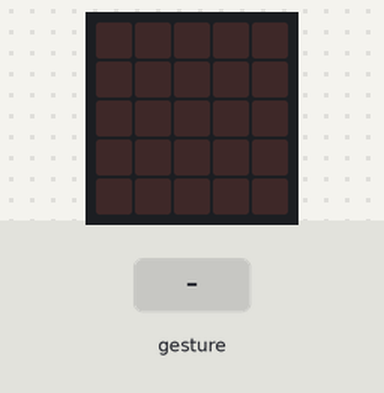
Simulated run of this program. Board: BBC micro:bit (MakeCode). Parts: the board's 5×5 LED display. The test bench sets the inputs (shaded band). Random numbers come from a fixed seed; a tilt is held for 1.5 s and a shake lasts 1 s, then the board lies face up again.

Above: at 1.2 s.
1.3 s: gesture 'shake'
At 3.0 s:
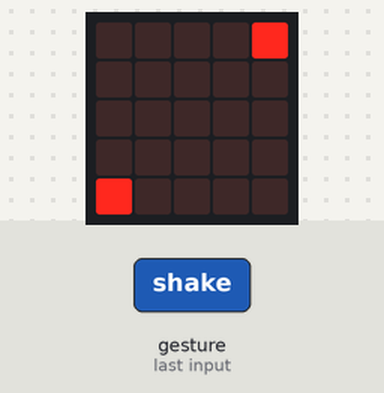
3.7 s: gesture 'shake'
At 5.8 s:
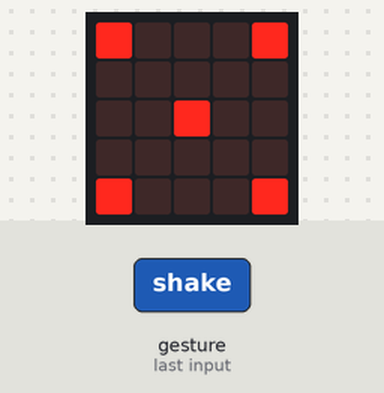
6.1 s: gesture 'shake'
At 7.9 s:
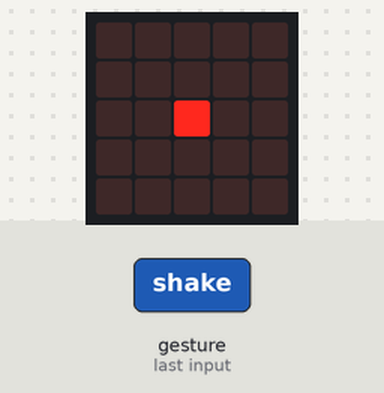
8.5 s: gesture 'shake'
At 10.9 s:
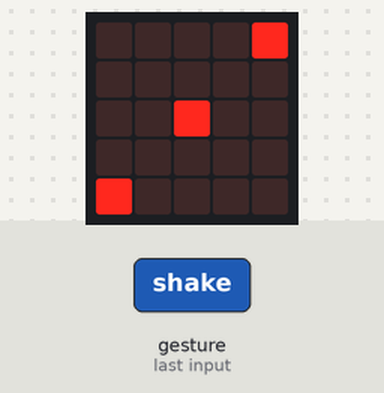
Timing chart, 0 to 11.9 s (numbered marks = the images above; inputs shaded):
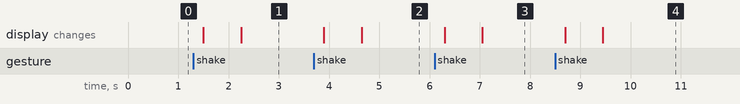

Measured:
- after the input at 1.3 s, the display: first changes after 0.20 s (image 1 shows a later state)
- after the input at 3.7 s, the display: first changes after 0.20 s (image 2 shows a later state)
- after the input at 6.1 s, the display: first changes after 0.20 s (image 3 shows a later state)
- after the input at 8.5 s, the display: first changes after 0.20 s (image 4 shows a later state)

The program:

main.ts
```typescript
let Número = 0
input.onGesture(Gesture.Shake, function () {
    Número = randint(1, 6)
    if (Número == 1) {
        basic.showNumber(1)
        basic.showLeds(`
            . . . . .
            . . . . .
            . . # . .
            . . . . .
            . . . . .
            `)
    }
    if (Número == 2) {
        basic.showNumber(2)
        basic.showLeds(`
            . . . . #
            . . . . .
            . . . . .
            . . . . .
            # . . . .
            `)
    }
    if (Número == 3) {
        basic.showNumber(3)
        basic.showLeds(`
            . . . . #
            . . . . .
            . . # . .
            . . . . .
            # . . . .
            `)
    }
    if (Número == 4) {
        basic.showNumber(4)
        basic.showLeds(`
            # . . . #
            . . . . .
            . . . . .
            . . . . .
            # . . . #
            `)
    }
    if (Número == 5) {
        basic.showNumber(5)
        basic.showLeds(`
            # . . . #
            . . . . .
            . . # . .
            . . . . .
            # . . . #
            `)
    }
    if (Número == 6) {
        basic.showNumber(6)
        basic.showLeds(`
            # . . . #
            . . . . .
            # . . . #
            . . . . .
            # . . . #
            `)
    }
})
basic.forever(function () {

})
```

test.ts
```typescript
// aquí va el archivo "tests"; esto no se compilará cuando este paquete se utilice como una extensión.
```
